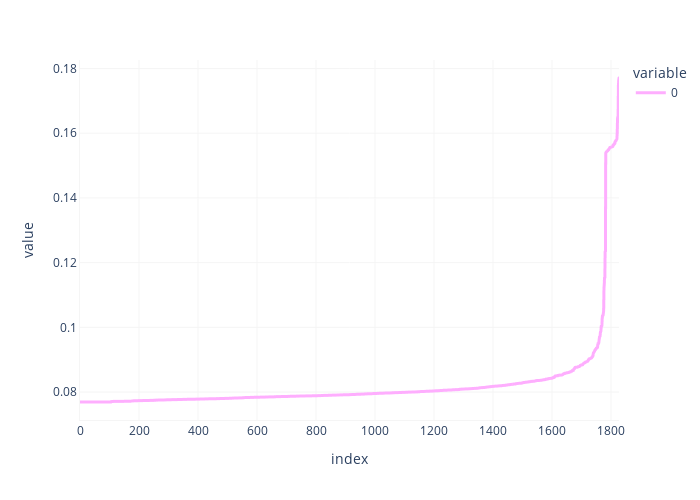

Here is the notebook cell this chart was saved with:
### Code cell
import plotly.express as px


#mypal2 =['#FEAEFE', '#FC05FB', '#B4FFE4', '#3FFEBA', '#1F363D', '#2B4570', '#3A2D32', '#706F6F']
fig = px.line(distances, 
              width=700, height=500
              )
#linecolor
fig.update_traces(textposition='top right', line = dict(color='#FEAEFE', width=3), marker=dict(size=8))
#axes
fig.update_xaxes(nticks=10, linecolor='#F5F5F5', gridcolor='#F5F5F5')
fig.update_yaxes(linecolor='#F5F5F5', gridcolor='#F5F5F5')
#background
fig.update_layout(plot_bgcolor='white')
#show
fig.show()

### Figure 1 — Plotly figure (JSON) as saved in the notebook; plotly's stock layout.template omitted (floating-point values rounded to 4 significant figures; data arrays with more than 128 entries replaced by an {"elided": "..."} marker saying what was removed)
{"data": [{"hovertemplate": "variable=0<br>index=%{x}<br>value=%{y}<extra></extra>", "legendgroup": "0", "line": {"color": "#FEAEFE", "dash": "solid", "width": 3}, "marker": {"size": 8, "symbol": "circle"}, "mode": "lines", "name": "0", "showlegend": true, "textposition": "top right", "type": "scattergl", "x": {"elided": "1828 int values"}, "xaxis": "x", "y": {"elided": "1828 float values"}, "yaxis": "y"}], "layout": {"height": 500, "legend": {"title": {"text": "variable"}, "tracegroupgap": 0}, "margin": {"t": 60}, "plot_bgcolor": "white", "width": 700, "xaxis": {"anchor": "y", "autorange": true, "domain": [0, 1], "gridcolor": "#F5F5F5", "linecolor": "#F5F5F5", "nticks": 10, "range": [0, 1827], "title": {"text": "index"}, "type": "linear"}, "yaxis": {"anchor": "x", "autorange": true, "domain": [0, 1], "gridcolor": "#F5F5F5", "linecolor": "#F5F5F5", "range": [0.07136, 0.1826], "title": {"text": "value"}, "type": "linear"}}}
